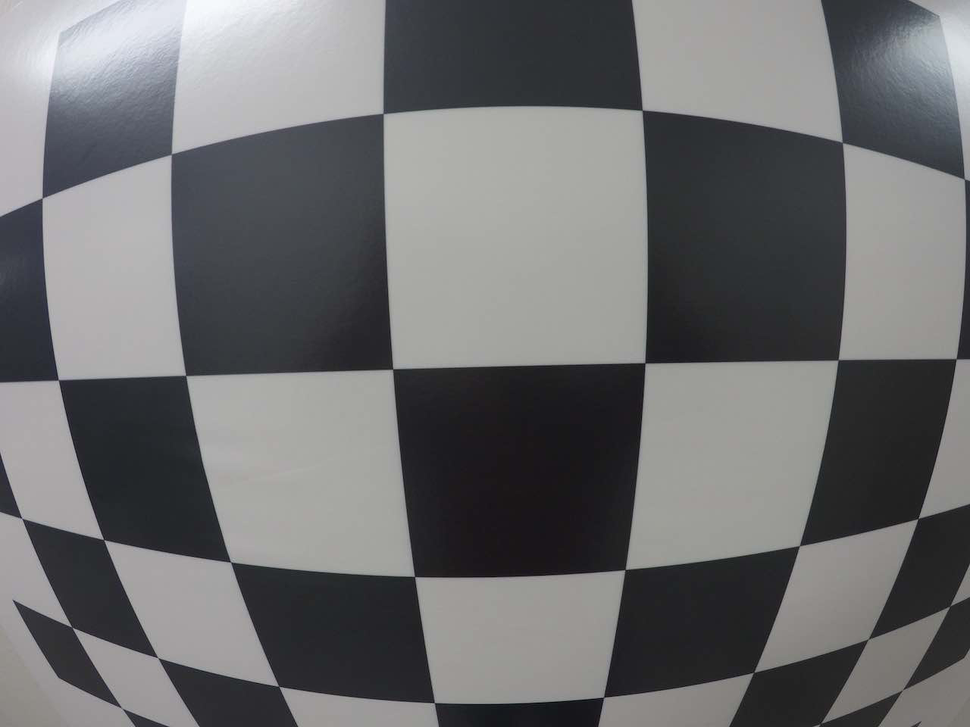
#> input picture Calibration_Camera/test_image.png, 970 x 727 px, shrunk from 1280 x 960 before the run; its folder holds only this picture in this run
$ jupyter execute Calibration.ipynb
#> lines starting #> are read from the running program, lines starting #| are printed output that depends on the picture; long printed decimals are rounded
[cell 1]
import cv2
import numpy as np
import matplotlib.pyplot as plt
import pickle

[cell 2]
import os
os.chdir(r"C:\Users\aliza\Desktop\AI_and_CV_Projects\Calibration_Camera")
print("Current Directory:", os.getcwd())

[cell 3]
print(os.listdir())

[cell 4]
import pickle
import cv2
import matplotlib.pyplot as plt

# Load the saved object points and image points
with open("wide_dist_pickle.p", "rb") as file:
#> (reads Calibration_Camera/wide_dist_pickle.p from the repository)
    dist_pickle = pickle.load(file)

objpoints = dist_pickle["objpoints"]
imgpoints = dist_pickle["imgpoints"]

print(f"Loaded {len(objpoints)} object points and {len(imgpoints)} image points.")

# Load and display the test image
img = cv2.imread("test_image.png")
#> img is the input picture: shape (727, 970, 3); mean B, G, R 110.9, 109.7, 109.3
plt.imshow(cv2.cvtColor(img, cv2.COLOR_BGR2RGB))  # Convert BGR to RGB for correct display in Matplotlib
plt.title("Test Image")
plt.show()

Camera Matrix:
[[ fx   0  cx ]
 [  0  fy  cy ]
 [  0   0   1 ]]

Distortion Coefficients:
[ k1 k2 p1 p2 k3 ]

[cell 5]
gray = cv2.cvtColor(img, cv2.COLOR_BGR2GRAY)

ret, mtx, dist, rvecs, tvecs = cv2.calibrateCamera(objpoints, imgpoints, gray.shape[::-1], None, None)
#> ret = 0.566


print("Camera Matrix:\n", mtx)
#| Camera Matrix:
#|  [[560.335   0.         651.263]
#|  [  0.         561.380 499.067]
#|  [  0.           0.           1.        ]]
print("\nDistortion Coefficients:\n", dist)
#| Distortion Coefficients:
#|  [[-2.32951777e-01  6.17256346e-02 -1.83274571e-05  3.39255772e-05
#|   -7.54987702e-03]]

[cell 6]
# Undistort the image using the camera matrix and distortion coefficients
undistorted = cv2.undistort(img, mtx, dist, None, mtx)
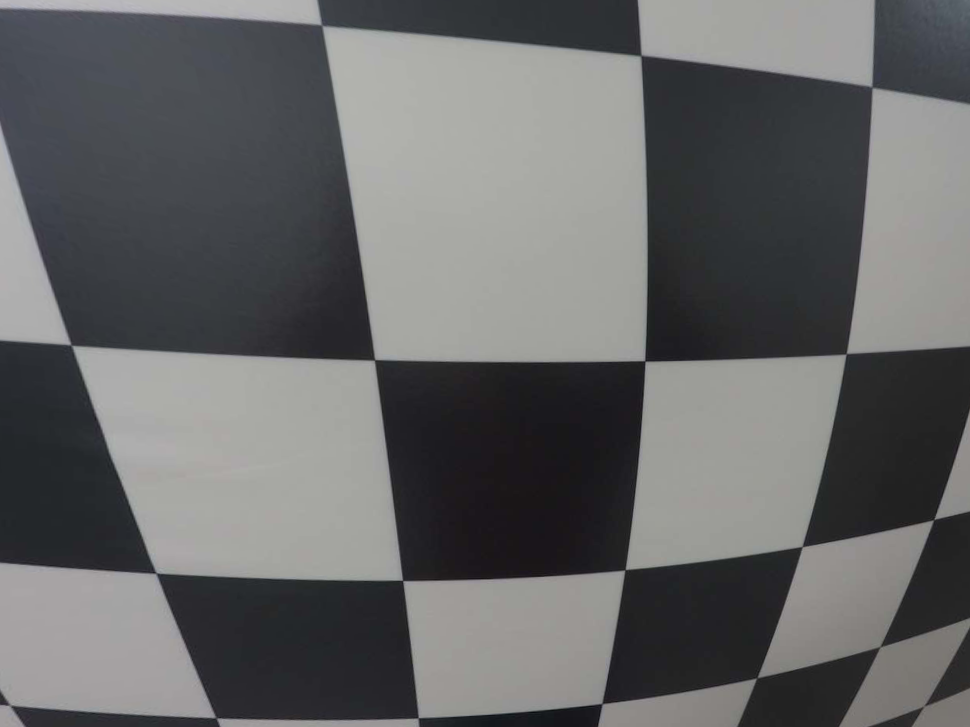
#> undistorted: shape (727, 970, 3); mean B, G, R 102.4, 101.9, 101.3

# Display original vs undistorted images side by side
fig, (ax1, ax2) = plt.subplots(1, 2, figsize=(20, 10))

ax1.imshow(cv2.cvtColor(img, cv2.COLOR_BGR2RGB))
ax1.set_title("Original Image")

ax2.imshow(cv2.cvtColor(undistorted, cv2.COLOR_BGR2RGB))
ax2.set_title("Undistorted Image")

plt.show()
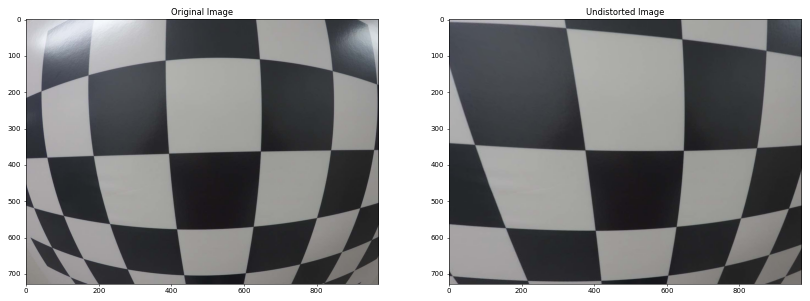
#> figure drawn by matplotlib, 2 panels

[cell 7]
# Save the undistorted image
cv2.imwrite("undistorted_image.png", undistorted)

# Verify by reloading and displaying it
saved_img = cv2.imread("undistorted_image.png")

# Convert to RGB for correct display
plt.imshow(cv2.cvtColor(saved_img, cv2.COLOR_BGR2RGB))
plt.title("Saved Undistorted Image")
plt.show()
